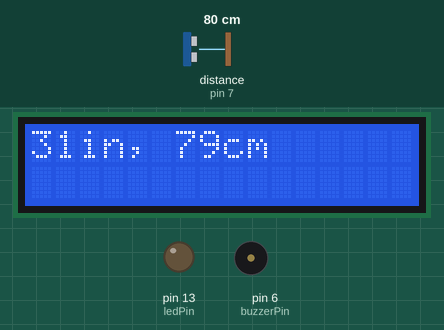
Simulated run of this sketch. Board: Arduino Uno, built with avr-gcc and run on an emulated ATmega328P. On the bench: 16×2 character LCD, output pins drawn as LEDs (lit = HIGH), buzzer (waves = sounding). Wiring (inferred from the names in the program): ultrasonic range finder: trigger pin 8; echo pin 7. Dashed ring = blinking. The test bench sets the inputs (shaded band); at power-on: distance to the obstacle (sensor on pin 7) 80 cm. The echo pulse lasts 58.3 µs per cm; pins used as bus, display or sensor lines are not drawn.

Above: at 1.2 s.
1.3 s: distance to the obstacle (sensor on pin 7) set to 24 cm
At 2.5 s:
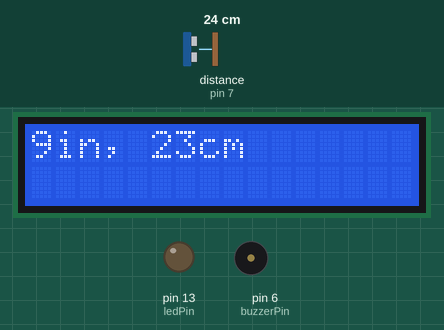
3.0 s: distance to the obstacle (sensor on pin 7) set to 18 cm
At 3.46 s:
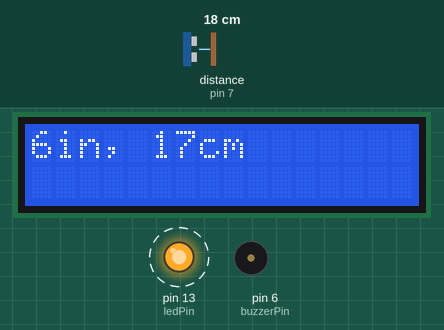
6.0 s: distance to the obstacle (sensor on pin 7) set to 8 cm
At 7.5 s:
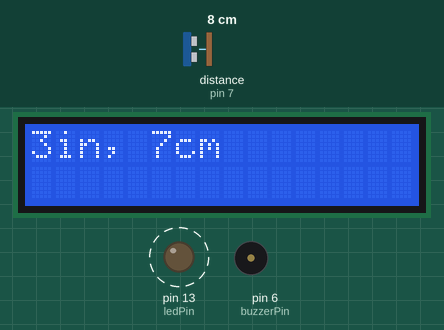
8.2 s: distance to the obstacle (sensor on pin 7) set to 5 cm
At 9.24 s:
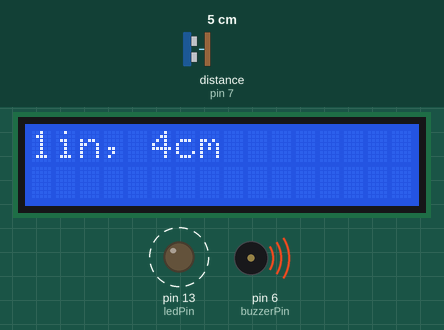
Timing chart, 0 to 12.2 s (numbered marks = the images above; inputs shaded):
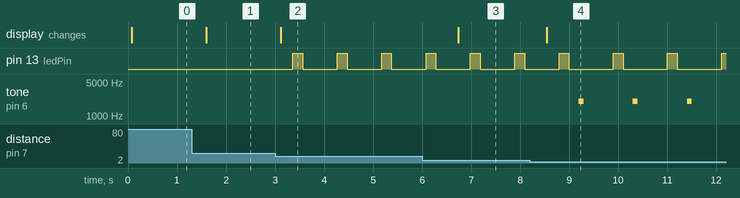

Measured:
- the behaviour switches between 22 and 21 cm on distance to the obstacle (sensor on pin 7) (found by bisection; images 1 and 2)
- the behaviour switches between 7 and 6 cm on distance to the obstacle (sensor on pin 7) (found by bisection; images 3 and 4)
- after the input at 1.3 s, the display: changes after 0.30 s (image 1)
- after the input at 3.0 s, pin 13 (ledPin): alternates HIGH for 0.20 s and LOW for 0.71 s, starting after 0.36 s; the display: changes after 0.11 s (image 2)
- after the input at 6.0 s, the display: changes after 0.74 s (image 3)
- after the input at 8.2 s, tone on pin 6 (buzzerPin): alternates 2000 Hz for 0.10 s and silent for 1.0 s, starting after 1.0 s; the display: changes after 0.35 s (image 4)

The sketch:

Ultrasonic_Sensor.ino
```cpp
#include <LiquidCrystal.h>

const int ledPin = 13;
const int buzzerPin = 6;
const int trigPin = 8;
const int echoPin = 7;
long duration, cm, inches;

LiquidCrystal lcd(12, 11, 5, 4, 3, 2);

void setup() {
  lcd.begin(16,2);
  pinMode(ledPin, OUTPUT);
  pinMode(buzzerPin, OUTPUT);
  pinMode(trigPin, OUTPUT);
  pinMode(echoPin, INPUT);
}

void loop() {
  digitalWrite(trigPin, LOW);
  delayMicroseconds(5);
  digitalWrite(trigPin, HIGH);
  delayMicroseconds(10);
  digitalWrite(trigPin, LOW);

  duration = pulseIn(echoPin, HIGH);
  cm = (duration / 2) / 29.1;
  inches = (duration / 2) / 74;

  lcd.clear();
  lcd.setCursor(0, 0);
  lcd.print(inches);
  lcd.print("in, ");
  lcd.print(cm);
  lcd.print("cm");
  lcd.println();

  delay(250);

  if (cm <= 20) {
    digitalWrite(ledPin, HIGH);
    delay(200);
    digitalWrite(ledPin, LOW);
    delay(200);
  }

  if (cm <= 5) {
    tone(buzzerPin, 2000);
    delay(100);
    noTone(buzzerPin);
    delay(100);
  }

  delay(250);

}
```
